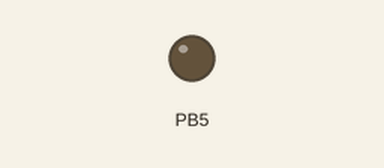
A program run on a simulated ATmega328P, built with avr-gcc and emulated at 16 MHz. On the bench: output pins drawn as LEDs (lit = HIGH).

Above: at 1.4 s.
At 4.7 s:
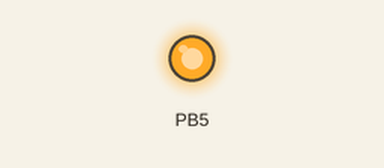
Timing chart, 0 to 11.2 s (numbered marks = the images above):
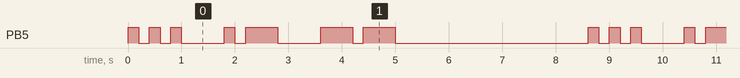

Measured:
- by itself, PB5: repeats every 8.6 s: 2 × (LOW 0.20 s, HIGH 0.20 s), LOW 0.80 s, HIGH 0.20 s, LOW 0.20 s, HIGH 0.60 s, LOW 0.80 s, HIGH 0.60 s, LOW 0.20 s, HIGH 0.60 s, LOW 3.6 s, HIGH 0.20 s
- by itself, everything shown: repeats every 8.6 s, in 14 steps

The program:

main.c
```c
#define F_CPU 16000000UL

#include <avr/io.h>
#include <util/delay.h>
#include <string.h>
#include <ctype.h>

/* Morse timing (ms) */
#define DOT_MS    200
#define DASH_MS   600
#define SYMBOL_GAP  200   /* gap between dots/dashes in a letter */
#define LETTER_GAP  600   /* gap between letters */
#define WORD_GAP   1400   /* gap between words */

/* Morse lookup: A-Z encoded as strings of '.' and '-' */
static const char *morse[] = {
    ".-",   "-...", "-.-.", "-..",  ".",    "..-.", /* A-F */
    "--.",   "....", "..",   ".---", "-.-",  ".-..", /* G-L */
    "--",   "-.",   "---",  ".--.", "--.-", ".-.",  /* M-R */
    "...",   "-",   "..-",  "...-", ".--",  "-..-", /* S-X */
    "-.--", "--.."                                   /* Y-Z */
};

static void led_on(void)  { PORTB |=  (1 << PB5); }
static void led_off(void) { PORTB &= ~(1 << PB5); }

static void delay_ms(uint16_t ms)
{
    while (ms--) _delay_ms(1);
}

static void blink_dot(void)
{
    led_on();
    delay_ms(DOT_MS);
    led_off();
    delay_ms(SYMBOL_GAP);
}

static void blink_dash(void)
{
    led_on();
    delay_ms(DASH_MS);
    led_off();
    delay_ms(SYMBOL_GAP);
}

static void send_char(char c)
{
    if (c == ' ') {
        delay_ms(WORD_GAP);
        return;
    }
    c = toupper((unsigned char)c);
    if (c < 'A' || c > 'Z') return;

    const char *code = morse[c - 'A'];
    for (uint8_t i = 0; code[i]; i++) {
        if (code[i] == '.') blink_dot();
        else                blink_dash();
    }
    delay_ms(LETTER_GAP);
}

int main(void)
{
    /* Set PB5 as output */
    DDRB |= (1 << PB5);

    const char *message = "SAM";  /* Change to your name */

    while (1) {
        for (uint8_t i = 0; i < strlen(message); i++) {
            send_char(message[i]);
        }
        delay_ms(WORD_GAP * 2);  /* Long pause before repeating */
    }
}
```
